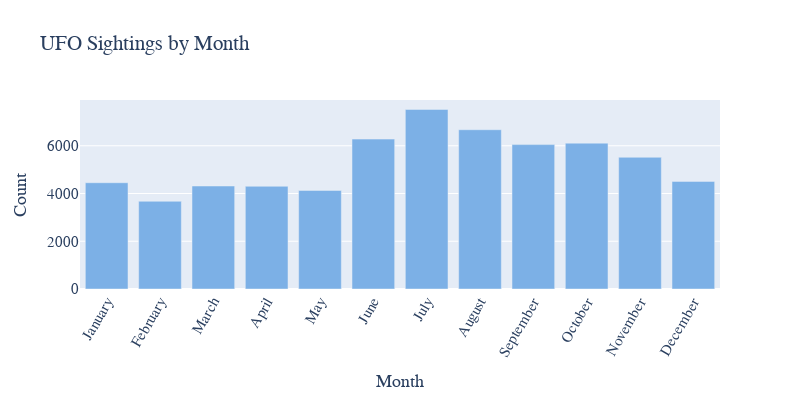

The notebook cell saved with this chart:
### Markdown cell above
## Bar Graph for Sightings by Month

### Code cell
order = ["January", "February", "March", "April", "May", "June", "July", "August", "September", "October", "November", "December"]
df['month'] = df['datetime'].dt.month_name()  
month_data = df['month'].value_counts()
month_index = month_data.index
month_values = month_data.values

month_cat = pd.Categorical(month_index[:60], categories=order, ordered=True)

sorted_data = sorted(zip(month_cat, month_values[:60]), key=lambda x: order.index(x[0]))

sorted_month_index, sorted_month_values = zip(*sorted_data)

fig = go.Figure(data=go.Bar(x=sorted_month_index, y=sorted_month_values, marker_color='rgb(124, 176, 230)'))

std_deviation = np.std(sorted_month_values)
print(f"Standard Deviation of Sightings Frequency: {std_deviation}")

fig.update_layout(
    title='UFO Sightings by Month',
    xaxis=dict(title='Month'),
    yaxis=dict(title='Count'),
    xaxis_tickangle=-60,
    height=400,
    width=800,
    font=dict(
        size=15,
        family="Computer Modern, Times New Roman, serif"
    )
)

fig.show()

### Figure 1 — Plotly figure (JSON) as saved in the notebook; plotly's stock layout.template omitted (floating-point values rounded to 4 significant figures)
{"data": [{"marker": {"color": "rgb(124, 176, 230)"}, "type": "bar", "x": ["January", "February", "March", "April", "May", "June", "July", "August", "September", "October", "November", "December"], "y": [4452, 3675, 4314, 4303, 4128, 6280, 7521, 6672, 6048, 6110, 5518, 4508]}], "layout": {"font": {"family": "Computer Modern, Times New Roman, serif", "size": 15}, "height": 400, "title": {"text": "UFO Sightings by Month"}, "width": 800, "xaxis": {"tickangle": -60, "title": {"text": "Month"}}, "yaxis": {"title": {"text": "Count"}}}}
